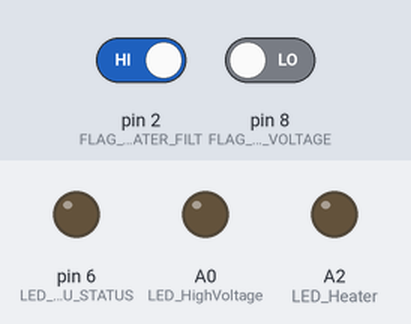
Simulated run of this sketch. Board: Arduino Uno, built with avr-gcc and run on an emulated ATmega328P. On the bench: output pins drawn as LEDs (lit = HIGH). The inputs (shaded band) are chosen by the test bench; at power-on: pin 2 (FLAG_HEATER_FILT) HIGH, pin 8 (FLAG_HIGH_VOLTAGE) LOW.

Above: at 1.2 s.
1.3 s: pin 2 (FLAG_HEATER_FILT) driven LOW
At 2.5 s:
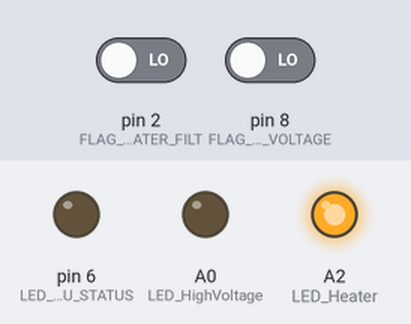
2.8 s: pin 8 (FLAG_HIGH_VOLTAGE) driven HIGH
At 3.6 s:
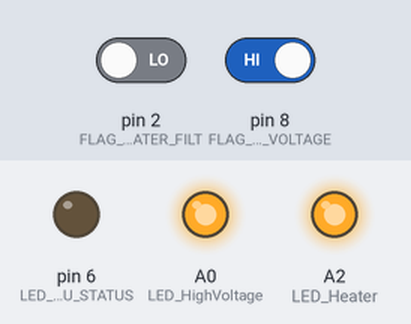
4.3 s: pin 2 (FLAG_HEATER_FILT) driven HIGH
At 4.7 s:
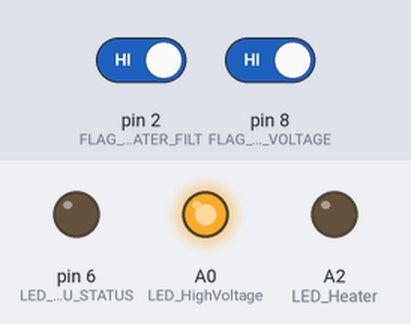
5.8 s: pin 8 (FLAG_HIGH_VOLTAGE) driven LOW
At 7.1 s:
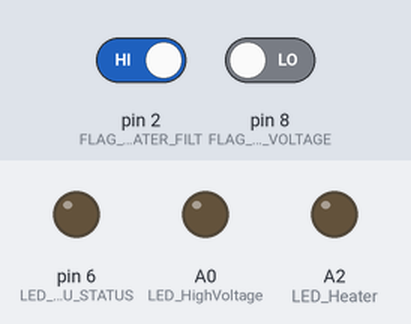
Timing chart, 0 to 8.3 s (numbered marks = the images above; inputs shaded):
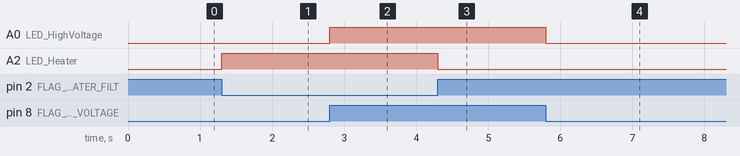

The sketch:

Test04_PIC_Interface.ino
```cpp
#define LED_MCU_STATUS 6
#define LED_Heater A2
#define LED_HighVoltage A0
#define PIN_PSU_EN A1
#define PIN_OUT_EN A3
#define FLAG_HIGH_VOLTAGE 8
#define FLAG_HEATER_FILT 2


void setup()
{
  pinMode(LED_MCU_STATUS, OUTPUT);
  pinMode(LED_Heater, OUTPUT);
  pinMode(LED_HighVoltage, OUTPUT);
  pinMode(FLAG_HEATER_FILT, INPUT);
  pinMode(FLAG_HIGH_VOLTAGE, INPUT);


}

void loop()
{
  digitalWrite(LED_HighVoltage, digitalRead(FLAG_HIGH_VOLTAGE));
  digitalWrite(LED_Heater, !digitalRead(FLAG_HEATER_FILT));
}
```

Measured:
- after the input at 1.3 s, A2 (LED_Heater): LOW → HIGH at once
- after the input at 2.8 s, A0 (LED_HighVoltage): LOW → HIGH at once
- after the input at 4.3 s, A2 (LED_Heater): HIGH → LOW at once
- after the input at 5.8 s, A0 (LED_HighVoltage): HIGH → LOW at once
